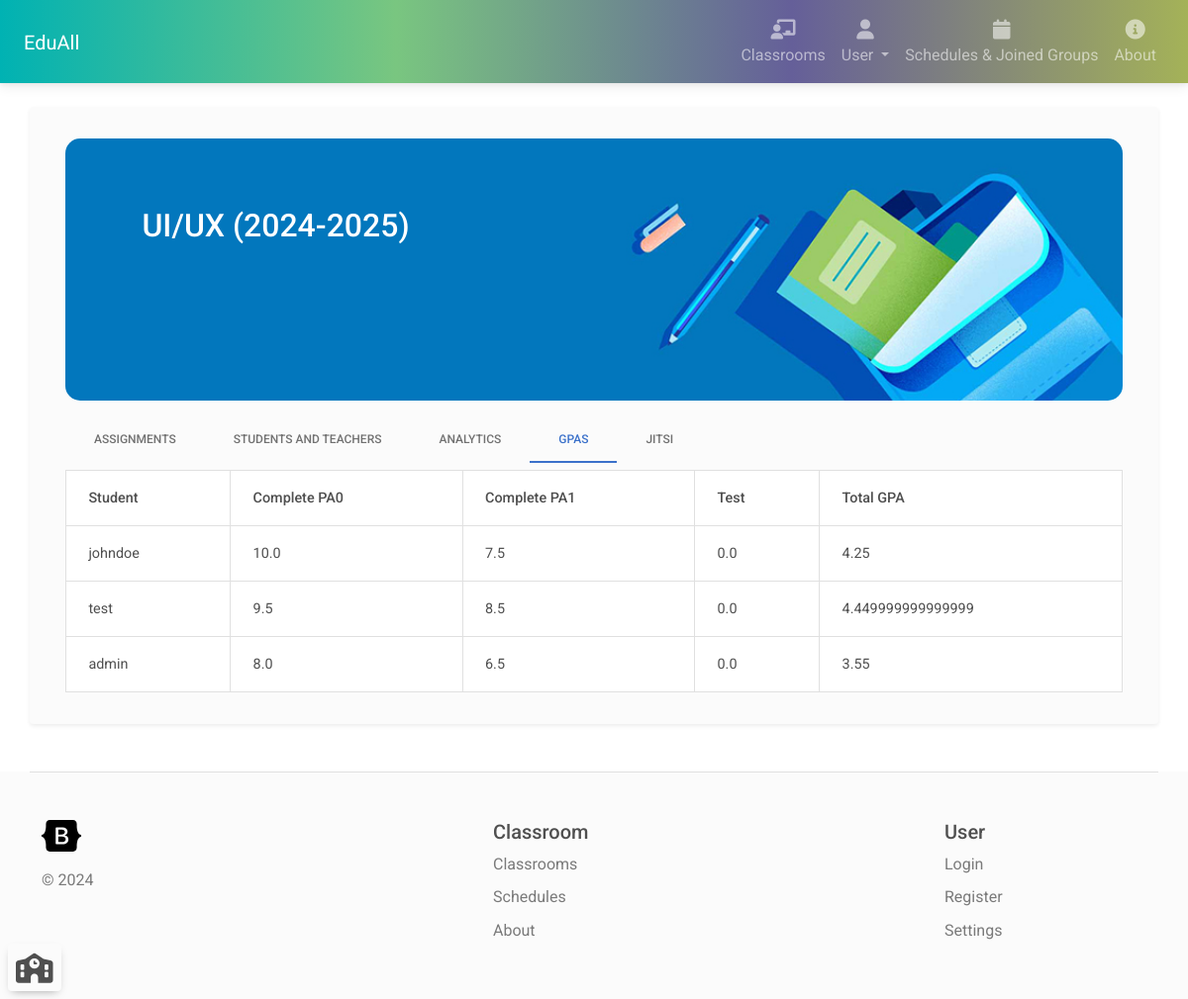
Page /classroom/gpa/1 (signed in) on the committed database.
### classroom_manager/models.py (models this page shows, shortened)
class Classroom(models.Model):
    name = models.CharField(max_length=200)
    teachers = models.ManyToManyField(User, related_name="classroom_teacher")
    students = models.ManyToManyField(User, related_name="classroom_student")
    description = models.CharField(max_length=3000)
    background = models.CharField(max_length=200, default=get_random_class_image)

class ClassroomTask(models.Model):
    isAssignment = models.BooleanField(default=True)
    title = models.CharField(max_length=200, null=True)
    description = models.CharField(max_length=5000, null=True)
    classroom = models.ForeignKey(Classroom, on_delete=models.CASCADE)
    deadline = models.DateTimeField(null=True)
    acceptLateSubmission = models.BooleanField(default=True)
    weight = models.FloatField(default=0.0)

class Submission(models.Model):
    student = models.ForeignKey(User, on_delete=models.CASCADE)
    task = models.ForeignKey(ClassroomTask, on_delete=models.CASCADE)
    lastSubmission = models.DateTimeField(auto_now_add=True)
    gpa = models.FloatField(null=True)

### classroom_manager/views.py (the view)
# urls.py: path('classroom/gpa/<int:classroomId>', views.getGpaOfAllStudents, name="gpa_by_classroom_id"),
def getGpaOfAllStudents(request: HttpRequest, classroomId: int):
    assignmentNames = getAssignmentNames(classroomId)
    classroom = Classroom.objects.filter(id=classroomId).first()
    students = classroom.students.order_by('id').all()
    isCurrentUserTeacher = isTeacher(request.user.id, classroomId)
    studentGpas = []
    for student in students:
        studentGpas.append(getStudentGpa(student.id))
    context = {'studentGpas': studentGpas, 'taskNames': assignmentNames, 'classroom': classroom, 'isTeacher': isCurrentUserTeacher}
    return render(request, 'gpa_details.html', context)

### classroom_manager/views.py (called while the page is built)
def isTeacher(userId, classroomId):
    user = User.objects.filter(id=userId).first()
    classroom = Classroom.objects.filter(id=classroomId, teachers__id__contains=userId).first()
    if user == None or classroom == None:
        return False
    return True

def getAssignmentNames(classroomId: int):
    tasks = ClassroomTask.objects.filter(isAssignment=True, classroom__id=classroomId).order_by('id').all()
    taskNames = [task.title for task in tasks]
    return taskNames

def getStudentGpa(studentId: int):
    tasks = ClassroomTask.objects.filter(isAssignment=True, classroom__students__id__contains=studentId).order_by('id').all()
    total_gpa = 0
    gpas = []
    student = User.objects.filter(id=studentId).first()
    for task in tasks:
        submission = Submission.objects.filter(student__id=studentId, task=task).first()
        if submission != None:
            if task.weight == None:
                task.weight = 0.0
            total_gpa += submission.gpa * task.weight / 100.0
            gpas.append(submission.gpa)
        else:
            gpas.append(0.0)
    return {'totalGpa': total_gpa, 'gpas': gpas, 'student': student}

### classroom_manager/templates/gpa_details.html
{% extends 'navbar.html' %}
{% block content %}
{% load static %}
    <div class="container">
        <div style="width: 100%;" class="mt-3 position-relative">
            {% load static %}
            <img style="width: 100%; border-radius: 15px;"  src="{% static classroom.background %}"/ >
            <div style="padding: 1rem 1.5rem; top: 20%; left: 5%; width: 85%; color: white;" class="position-absolute">
                <h2 style="text-overflow: ellipsis; overflow: hidden; display: block; whitespace: no-wrap;">{{ classroom.name }}</h2>
            </div>
        </div>
        <ul class="nav nav-tabs mb-2 mt-3 bg-light">
            <li class="nav-item">
                <a class="nav-link" aria-current="page" href="{% url 'classroom_details' classroom.id %}">Assignments</a>
            </li>
            <li class="nav-item">
                <a class="nav-link" aria-current="page" href="{% url 'classroom_details_users' classroom.id %}">Students and teachers</a>
            </li>
            {% if isTeacher %}
            <li class="nav-item">
                <a class="nav-link" href="{% url 'classroom_analytics' classroom.id %}">Analytics</a>
            </li>
            <li class="nav-item">
                <a class="nav-link active bg-light" href="{% url 'gpa_by_classroom_id' classroom.id %}">GPAs</a>
            </li>
            <li class="nav-item">
                <a class="nav-link" aria-current="page" href="{% url 'classroom_jitsi' classroom.id %}">Jitsi</a>
            </li>
            {% endif %}
        </ul>
        <div class="table-responsive-xxl">
            <table class="table table-bordered">
                <thead>
                    <tr>
                        <th>Student</th>
                        {% for taskName in taskNames %}
                        <th>{{ taskName }}</th>
                        {% endfor %}
                        <th>Total GPA</th>
                    </tr>
                </thead>
                <tbody>
                    {% for studentGpa in studentGpas%}
                    <tr>
                        <td>{{ studentGpa.student.username }}</td>
                        {% for gpa in studentGpa.gpas %}
                        <td>{{ gpa }}</td>
                        {% endfor %}
                        <td>{{ studentGpa.totalGpa }}</td>
                    </tr>
                    {% endfor %}
                </tbody>
            </table>
        </div>
    </div>
{% endblock %}

### classroom_manager/static/css/variables.css (style rules this page uses)
:root { --primary: #155bd5; --primary-dark: #1c3ab6; --primary-light: #e2f1ff; --accent: #00d4d7; --accent-dark: #00bac1; --accent-light: #dff9f8; --success: #13d527; --success-dark: #00ae11; --success-light: #eafbe7; --secondary: #8f15d5; --secondary-dark: #6013c7; --secondary-light: #f4e5fa; --info: #15b2d5; --info-dark: #0f8ca8; --info-light: #e0f5fa; --caution: #dbbb25; --caution-dark: #d58f15; --caution-light: #fbf9e4; --error: #e6185e; --error-dark: #bf1257; --error-light: #fce4eb; --black: #1d1d1d; --dark-1: #2d2d2d; --dark-2: #4d4d4d; --dark-3: #6d6d6d; --gray-1: #8d8d8d; --gray-2: #adadad; --gray-3: #cdcdcd; --gray-4: #e0e0e0; --light-1: #efefef; --light-2: #f5f5f5; --light-3: #fafafa; --white: #ffffff; --gradient-1: linear-gradient(180deg, #155bd5 0%, #1c3ab6 100%); --gradient-2: linear-gradient(180deg, #155bd5 13.02%, #00d4d7 85.42%); --gradient-3: linear-gradient(180deg, #155bd5 0%, #8f15d5 100%); --gradient-4: linear-gradient(180deg, #155bd5 0%, #13d527 100%); --gradient-5: linear-gradient(180deg, #155bd5 0%, #15bbd5 100%); --gradient-6: linear-gradient(180deg, #155bd5 0%, #dbbb25 100%); --gradient-7: linear-gradient(180deg, #155bd5 0%, #e6185e 100%); --gradient-8: linear-gradient(180deg, #1c3ab6 0%, #00bac1 100%); --gradient-9: linear-gradient(180deg, #00d4d7 13.02%, #155bd5 85.42%); --shadow-1: 0px 0px 1px rgba(40, 41, 61, 0.08), 0px 0.5px 2px rgba(96, 97, 112, 0.16); --shadow-2: 0px 0px 1px rgba(40, 41, 61, 0.04), 0px 2px 4px rgba(96, 97, 112, 0.16); --shadow-3: 0px 0px 2px rgba(40, 41, 61, 0.04), 0px 4px 8px rgba(96, 97, 112, 0.16); --shadow-4: 0px 2px 4px rgba(40, 41, 61, 0.04), 0px 8px 16px rgba(96, 97, 112, 0.16); --shadow-5: 0px 2px 8px rgba(40, 41, 61, 0.04), 0px 16px 24px rgba(96, 97, 112, 0.16); --shadow-6: 0px 2px 8px rgba(40, 41, 61, 0.08), 0px 20px 32px rgba(96, 97, 112, 0.24); }

### rows in the picture
Classroom: background (picture), name "UI/UX (2024-2025)"
ClassroomTask: taskNames "Complete PA0"
ClassroomTask: taskNames "Complete PA1"
ClassroomTask: taskNames "Test"
Submission: gpas "10.0"
Submission: gpas "7.5"
Submission: gpas "9.5"
Submission: gpas "8.5"
Submission: gpas "8.0"
Submission: gpas "6.5"

### other values in the picture
{{ studentGpa.student.username }} "johndoe"
{{ gpa }} "0.0" "0.0" "0.0"
{{ studentGpa.totalGpa }} "4.25"
{{ studentGpa.student.username }} "test"
{{ studentGpa.totalGpa }} "4.449999999999999"
{{ studentGpa.student.username }} "admin"
{{ studentGpa.totalGpa }} "3.55"
